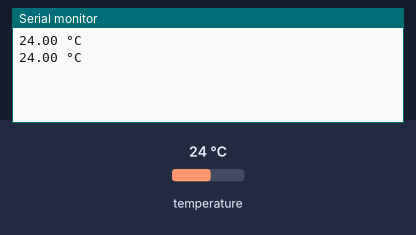
The sketch below on a simulated Arduino Uno, built with avr-gcc and run on an emulated ATmega328P. Parts: the last lines printed to the serial monitor. Inputs (shaded band) come from the test bench; at power-on: temperature 24 °C.

Above: at 3.3 s.
3.4 s: temperature set to 12 °C
At 5.2 s:
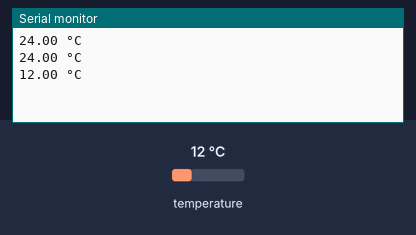
5.9 s: temperature set to 19 °C
At 6.5 s:
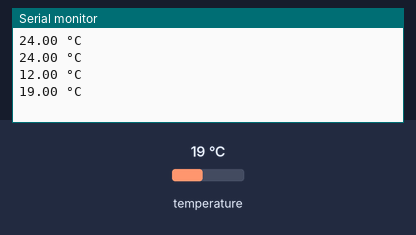
Timing chart, 0 to 8.9 s (numbered marks = the images above; inputs shaded):
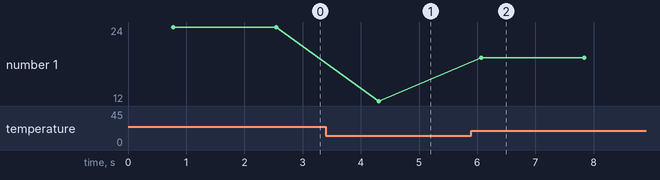

The sketch:

showTemp.ino
```cpp
/*         _____
GND     --| DS  |
DATA    --| 18. |
VDD 5v  --|_____|
*/

// OneWire lib:           https://www.pjrc.com/teensy/td_libs_OneWire.html
// DallasTemperature lib: https://github.com/milesburton/Arduino-Temperature-Control-Library
#include <OneWire.h>
#include <DallasTemperature.h>

// Use PIN D4, GPIO 2 as BUS-Pin
#define ONE_WIRE_BUS 16
OneWire oneWire(ONE_WIRE_BUS);
DallasTemperature DS18B20(&oneWire);
float temperature;

void setup(){
  Serial.begin(115200);

  DS18B20.begin();
}

void loop(){

  DS18B20.requestTemperatures();
  temperature = DS18B20.getTempCByIndex(0);
  Serial.println(String(temperature) + " °C");
  delay(1000);

}
```

Measured:
- after the input at 3.4 s, the serial monitor: prints a new line after 0.91 s (image 1)
- after the input at 5.9 s, the serial monitor: prints a new line after 0.17 s (image 2)
- plotted number 1: 24 → 12 after the input at 3.4 s, 12 → 19 after the input at 5.9 s
